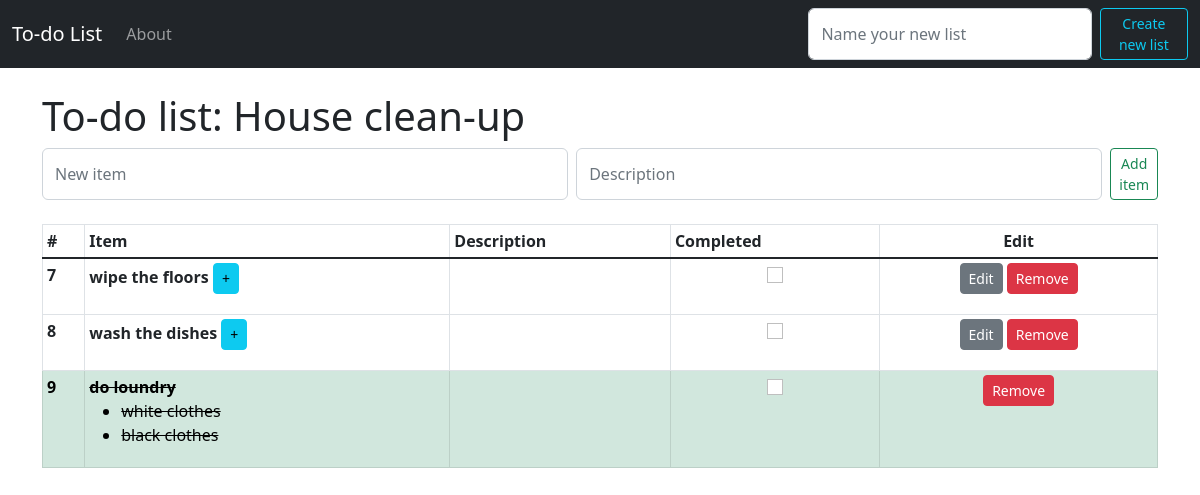
The page /list/2/ on the database its author committed.
### app_to_do_list/models.py (models this page shows, shortened)
class List(models.Model):
    list_title = models.CharField(max_length=200)
    date_added = models.DateTimeField(auto_now_add=True)

class Item(models.Model):
    list = models.ForeignKey(List, related_name="list_items", on_delete=models.CASCADE)
    item = models.CharField(max_length=200)
    item_completed = models.BooleanField(default=False)
    item_description = models.TextField(blank=True)

class Subitem(models.Model):
    item = models.ForeignKey(Item, related_name="item_subitems", on_delete=models.CASCADE)
    subitem = models.CharField(max_length=200)
    subitem_completed = models.BooleanField(default=False)
    subitem_description = models.TextField(blank=True)

### app_to_do_list/views.py (the view, shortened to what this page needs)
# urls.py: path('list/<list_id>/', views.list, name="list_page"),
def list(request, list_id):
    list = List.objects.get(pk=list_id)
    list_items = list.list_items.all()
    all_subitems = Subitem.objects.all()
    list_items_subitems = []
    for subitem in all_subitems:
        if subitem.item in list_items:
            list_items_subitems.append(subitem)
    context = {
        'list': list,
        'list_items': list_items,
        'list_id': list_id,
        'list_items_subitems': list_items_subitems,
    }
    return render(request, 'list.html', context)

### app_to_do_list/templates/list.html (shortened to what this page needs)
{% extends 'base.html' %}
{% block content %}
  <h1>To-do list: {{ list.list_title }}</h1>
  <form class="d-flex" method="POST">
    <input class="form-control me-2" type="text" placeholder="New item" aria-label="" name='item'>
    <input class="form-control me-2" type="text" placeholder="Description" aria-label="" name='item_description'>
    <button class="btn btn-outline-success btn-sm" type="submit">Add item</button>
  </form>
  <br>
  {% if list_items %}
    <table class="table table-bordered table-sm">
      <thead>
        <tr>
          <th scope="col">#</th>
          <th scope="col">Item</th>
          <th scope="col">Description</th>
          <th scope="col">Completed</th>
          <th scope="col"><center>Edit</center></th>
        </tr>
      </thead>
      <tbody class="table-group-divider">
        {% for list_item in list_items %}
          {% if list_item.item_completed == True %}
            <tr class="table-success">
              <th scope="row">{{ list_item.id }}</th>
              <td class="striker"><b>{{ list_item.item }}</b>
                {% if list_items_subitems %}
                  <ul>
                    {% for item_subitem in list_items_subitems %}
                      {% if item_subitem.item.id == list_item.id %}
                          <li>{{ item_subitem.subitem }}</li>
                      {% endif %}
                    {% endfor %}
                  </ul>
                {% endif %}
              </td>
              <td></td>
              <td>
                <center>
                  <a href="{% url 'cross_off_item' list_item.id %}">
                    <input class="form-check-input" type="submit" value="">
                  </a>
                </center>
              </td>
              <td>
                <center>
                  <a class="btn btn-danger btn-sm" href="{% url 'remove_item' list_item.id %}" role="button">Remove</a>
                </center>
              </td>
            </tr>
          {% else %}
            <tr>
              <th scope="row">{{ list_item.id }}</th>
              <td><b>{{ list_item.item }}</b>
                <a class="btn btn-info btn-sm" href="{% url 'create_subitem' list_item.id %}" role="button">+</a>
              </td>
              <td></td>
              <td>
                <center>
                  <a href="{% url 'cross_item' list_item.id %}">
                    <input class="form-check-input" type="submit" value="">
                  </a>
                </center>
              </td>
              <td>
                <center>
                  <a class="btn btn-secondary btn-sm" href="{% url 'edit_item' list_item.id %}" role="button">Edit</a>
                  <a class="btn btn-danger btn-sm" href="{% url 'remove_item' list_item.id %}" role="button">Remove</a>
                </center>
              </td>
            </tr>
          {% endif %}
        {% endfor %}
      </tbody>
    </table>
  {% endif %}
{% endblock content %}

### static/css/my_style.css (style rules this page uses)
.striker { text-decoration: line-through; }

### rows shown on the page
List: list_title "House clean-up"
Item: id "7", item "wipe the floors"
Item: id "8", item "wash the dishes"
Item: id "9", item "do loundry"
Subitem: subitem "white clothes"
Subitem: subitem "black clothes"
